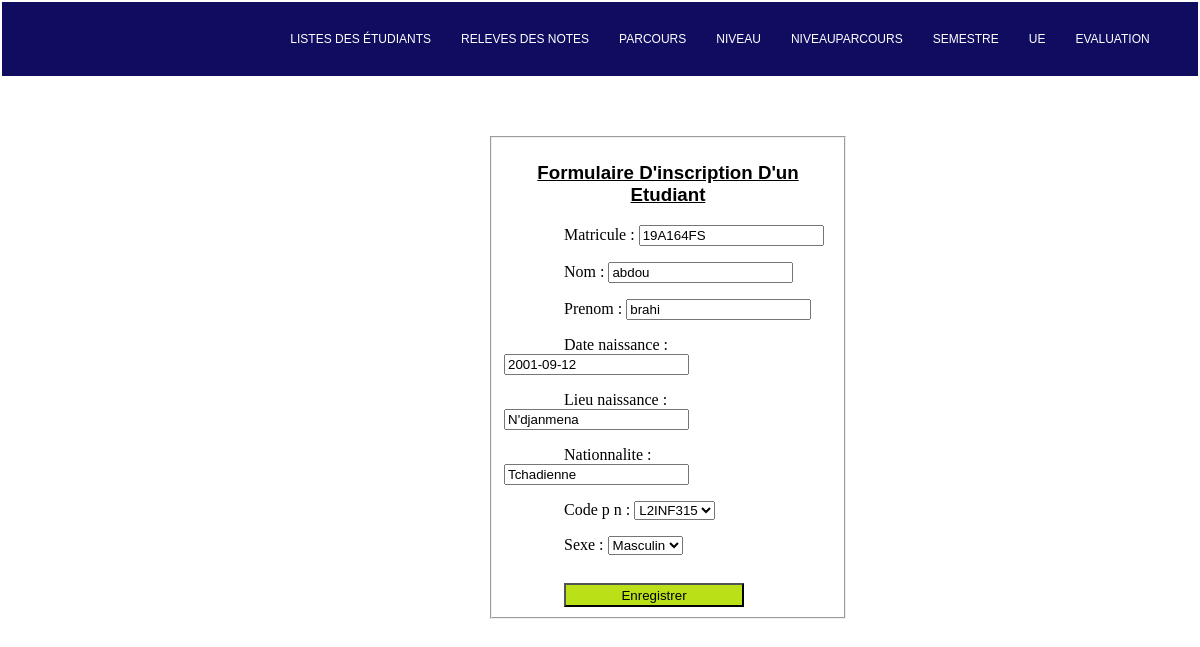
Page /etudiant/modifier/15 on the committed database.
### etudiant/models.py (models this page shows, shortened)
class EtudiantModel(models.Model):
    matricule = models.CharField(max_length = 112,null=True)
    nom = models.CharField(max_length = 200,null=True)
    prenom = models.CharField(max_length = 200,null=True)
    date_naissance = models.DateField(auto_now_add = False)
    lieu_naissance = models.CharField(max_length = 200,null=True)
    nationnalite = models.CharField(max_length = 200,null=True)
    code_p_n = models.ForeignKey(ParcoursNiveauModel, on_delete=models.CASCADE)
    choix=(
        ('M','Masculin'),
        ('F','Feminin'),
    )
    sexe = models.CharField(max_length=1,choices=choix)
    class Meta:
        ordering = ['nom']

### etudiant/views.py (the view)
# urls.py: path('modifier/<str:pk>',modifier_views,name='modifier'),
def modifier_views(request,pk):
    data = EtudiantModel.objects.get(id=pk)
    form = EtudiantForms(instance = data)
    if request.method == 'POST':
        form = EtudiantForms(request.POST,instance = data)
        if form.is_valid():
            form.save()
            return redirect('home')
    context = {
        'form':form,
    }
    return render(request,"ajouter.html",context)

### etudiant/forms.py
class EtudiantForms(forms.ModelForm):
    class Meta:
        model = EtudiantModel
        fields = '__all__'

### niveau/models.py (called while the page is built)
    def __str__(self):
        return self.code

    def __str__(self):
        return f"{self.code_niveau}{self.code_parcours}"

### parcours/models.py (called while the page is built)
    def __str__(self):
        return self.code

### etudiant/templates/ajouter.html (shortened to what this page needs)
{% extends 'base.html' %}  {% block content %}
<form action="" method="post">
    <fieldset>
        <h3>Formulaire d'inscription d'un etudiant</h3>
        {{form.as_p}}
        <input type="submit" id="submit" value="Enregistrer">
    </fieldset>
</form>
{% endblock %}

### etudiant/templates/ajouter.html (style rules this page uses)
form { margin: 0; width: 30vw; padding-left: 40vw; padding-top: 5vw; }
h3 { font-family: Arial, Helvetica, sans-serif; font-weight: bold; text-align: center; text-transform: capitalize; text-decoration: underline; }
#submit { margin: 1vw 0 0 5vw; width: 15vw; height: 2vw; background-color: #BAE118; }
label { margin-left: 5vw; }

### rows in the picture
EtudiantModel: matricule "19A164FS", nom "abdou", prenom "brahi", date_naissance "2001-09-12", lieu_naissance "N'djanmena", nationnalite "Tchadienne", code_p_n "L2INF315", sexe "Masculin"
